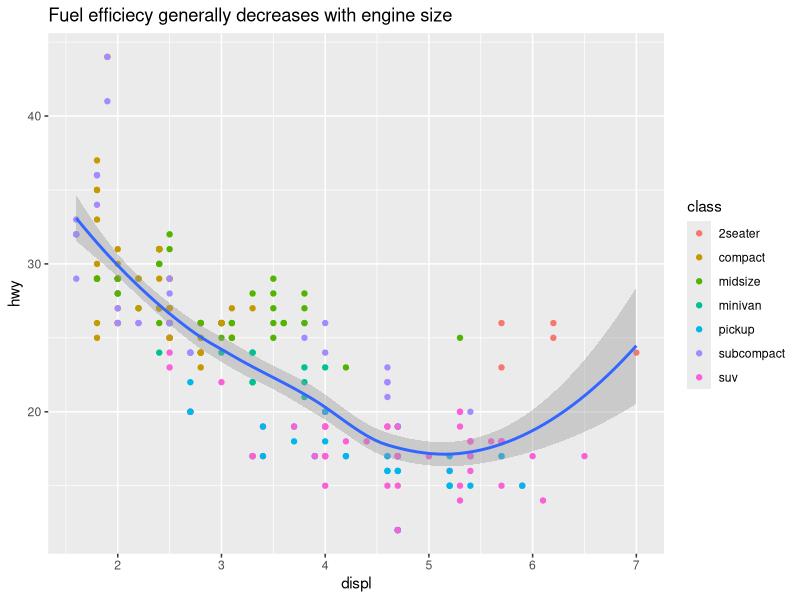
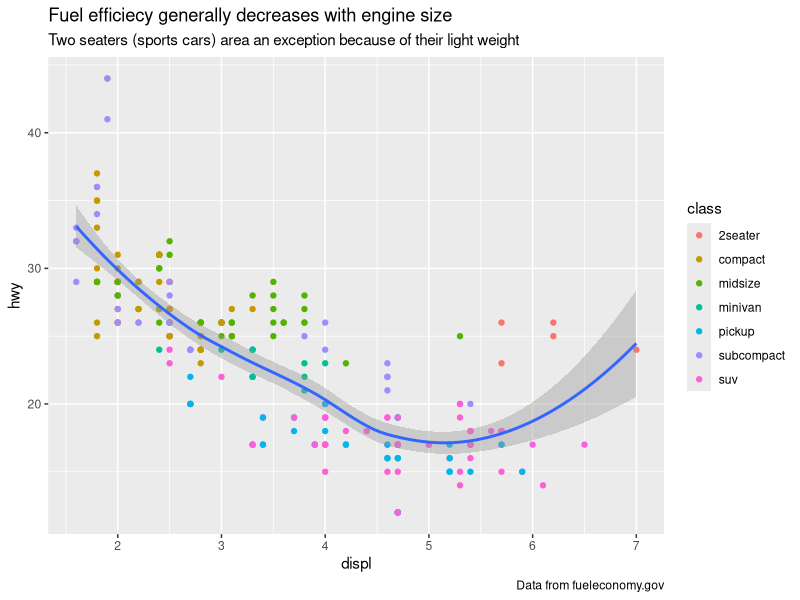
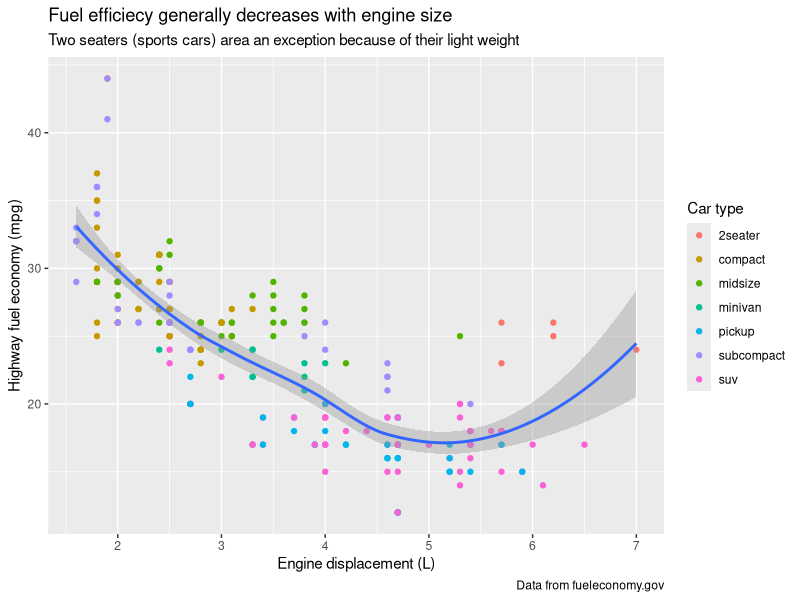
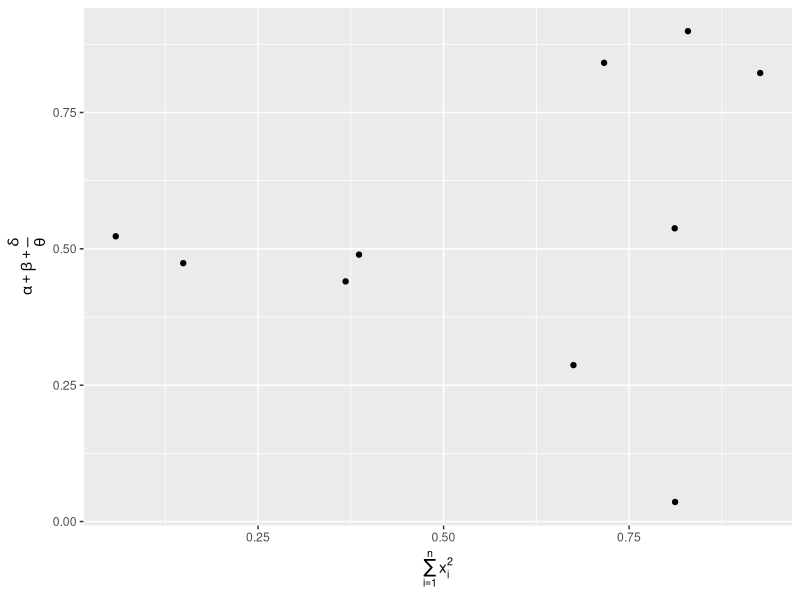
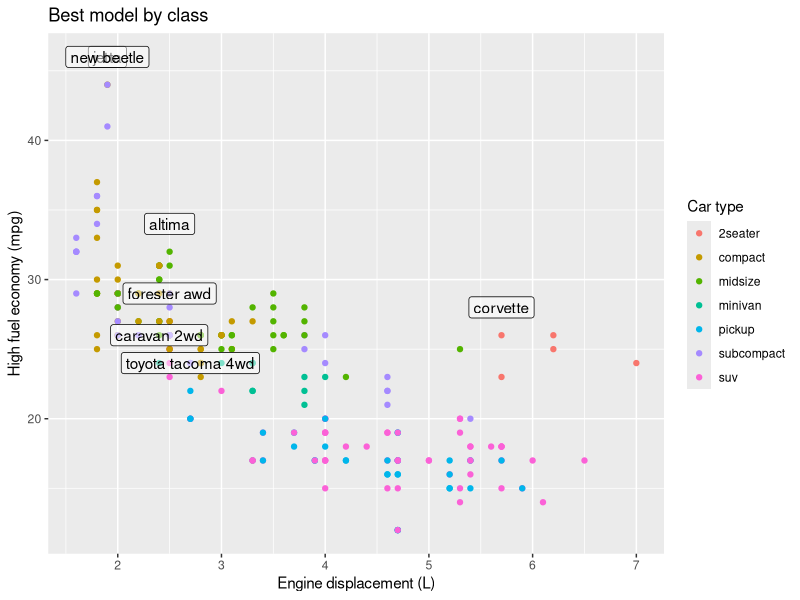
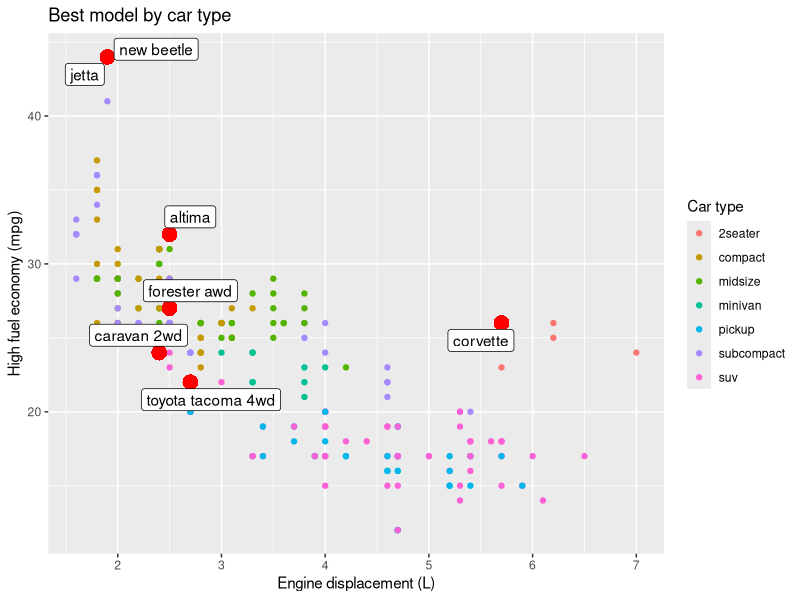
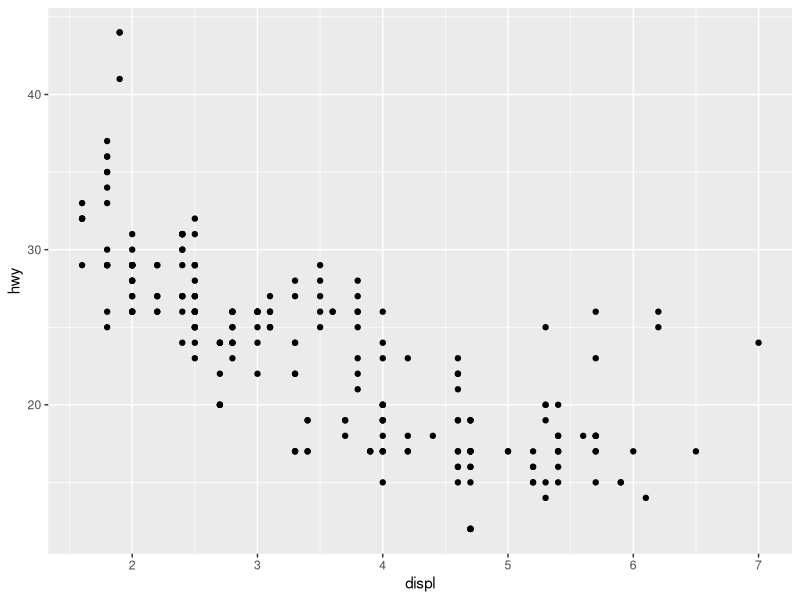
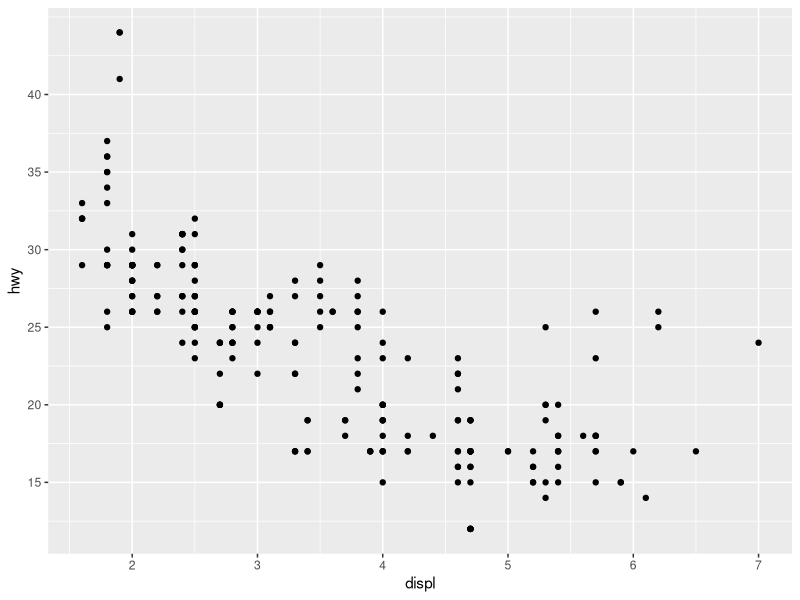

Write the R code that produced these figures, in order.
library(tidyverse)

summary(mpg)


# Acrescentando elementos explicativos ----------------------------------------

#Gráfico simples com titulo
ggplot(mpg, aes(displ, hwy)) + 
  geom_point(aes(color = class)) + 
  geom_smooth() +
  labs(
    title = "Fuel efficiecy generally decreases with engine size")



##Subtítulo e outros elementos
ggplot(mpg, aes(displ, hwy)) + 
  geom_point(aes(color = class)) + 
  geom_smooth() +
  labs(
    title = "Fuel efficiecy generally decreases with engine size",
    subtitle = paste("Two seaters (sports cars) area an exception",
                     "because of their light weight"),
    caption = "Data from fueleconomy.gov"
  )


#Personalizando rótulos dos eixos
ggplot(mpg, aes(displ, hwy)) + 
  geom_point(aes(color = class)) + 
  geom_smooth() +
  labs(
    title = "Fuel efficiecy generally decreases with engine size",
    subtitle = paste("Two seaters (sports cars) area an exception",
                     "because of their light weight"),
    caption = "Data from fueleconomy.gov",
    y = "Highway fuel economy (mpg)",
    x = "Engine displacement (L)",
    colour = "Car type"
  )

#Uso de equações matemáticas
df <- tibble(
  x = runif(10),
  y = runif(10)
)

df

ggplot(df, aes(x,y)) + 
  geom_point() +
  labs(
    x = quote(sum(x[i] ^ 2, i == 1, n)),
    y = quote(alpha + beta + frac(delta, theta))
  )

## Anotações nos gráficos
#Melhores modelos em cada classe
best_in_class <- mpg %>% 
  group_by(class) %>% 
  filter(row_number(desc(hwy)) == 1)

ggplot(mpg, aes(displ, hwy)) + 
  geom_point(aes(color = class)) + 
  geom_label(aes(label = model),
             data = best_in_class,
             nudge_y = 2,
             alpha = 0.5) +
  labs(
    x = "Engine displacement (L)",
    y = "High fuel economy (mpg)",
    title = "Best model by class",
    colour = "Car type"
  )


ggplot(mpg, aes(displ, hwy)) + 
  geom_point(aes(colour = class)) + 
  geom_point(size = 5, shape = 16, data = best_in_class, colour = "red") + 
  ggrepel::geom_label_repel(
    aes(label = model),
    data = best_in_class
  ) +
  labs(
    x = "Engine displacement (L)",
    y = "High fuel economy (mpg)",
    title = "Best model by car type",
    colour = "Car type"
  )


## Marcas dos eixos
### Marcação padrão
ggplot(mpg, aes(displ, hwy)) + 
  geom_point()

### Alteração das marcações
ggplot(mpg, aes(displ, hwy)) + 
  geom_point() + 
  scale_y_continuous(breaks = seq(15, 40, by = 5))

### Ocultando os rótulos das marcações
ggplot(mpg, aes(displ, hwy)) + 
  geom_point() + 
  scale_y_continuous(breaks = seq(15, 40, by = 5), labels = NULL) +
  scale_x_continuous(labels = NULL)


### Marcação de períodos
presidential %>% 
  mutate(id = 33 + row_number()) %>% 
  ggplot(aes(start, id)) +
  geom_point() + 
  geom_point() + 
  geom_segment(aes(xend = end, yend = id)) + 
  scale_x_date(
    NULL,
    breaks = presidential$start,
    date_labels = "%y"
  )

### Ajustes visuais
presidential %>% 
  mutate(id = 33 + row_number()) %>% 
  ggplot(aes(start, id)) +
  geom_point() + 
  geom_point(aes(colour = name)) + 
  geom_label(aes(label = name), nudge_y = 0.5) +
  geom_segment(aes(xend = end, yend = id, colour = name)) + 
  scale_x_date(
    NULL,
    breaks = presidential$start,
    date_labels = "%Y"
  ) +
  scale_y_continuous(labels = NULL) + 
  labs(y = "Presidente",
       title = "Período de mandato de presidentes americanos",
       subtitle = paste("Início e fim do mandato dos presidente",
                        "americanos \ndesde 1953 até 2020"),
       colour = "Nome") +
  theme(legend.position = "none")

ggsave("presidentes_eua.pdf")

### Mudança em escala de cor
presidential %>% 
  mutate(id = 33 + row_number()) %>% 
  ggplot(aes(start, id, color = party)) + 
  geom_point() + 
  geom_segment(aes(xend = end, yend = id)) + 
  scale_colour_manual(
    values = c(Republican = "red", Democratic = "blue")
  )


#Ajustes de tema
presidential %>% 
  mutate(id = 33 + row_number()) %>% 
  ggplot(aes(start, id)) +
  geom_point() + 
  geom_point(aes(colour = name)) + 
  geom_label(aes(label = name), nudge_y = 0.5) +
  geom_segment(aes(xend = end, yend = id, colour = name)) + 
  scale_x_date(
    NULL,
    breaks = presidential$start,
    date_labels = "%Y"
  ) +
  scale_y_continuous(labels = NULL) + 
  labs(y = "Presidente",
       title = "Período de mandato de presidentes americanos",
       subtitle = paste("Início e fim do mandato dos presidente",
                        "americanos \ndesde 1953 até 2020"),
       colour = "Nome") +
  theme_void()


presidential %>% 
  mutate(id = 33 + row_number()) %>% 
  ggplot(aes(start, id)) +
  geom_point() + 
  geom_point(aes(colour = name)) + 
  geom_label(aes(label = name), nudge_y = 0.5) +
  geom_segment(aes(xend = end, yend = id, colour = name)) + 
  scale_x_date(
    NULL,
    breaks = presidential$start,
    date_labels = "%Y"
  ) +
  scale_y_continuous(labels = NULL) + 
  labs(y = "Presidente",
       title = "Período de mandato de presidentes americanos",
       subtitle = paste("Início e fim do mandato dos presidente",
                        "americanos \ndesde 1953 até 2020"),
       colour = "Nome") +
  theme_classic()



